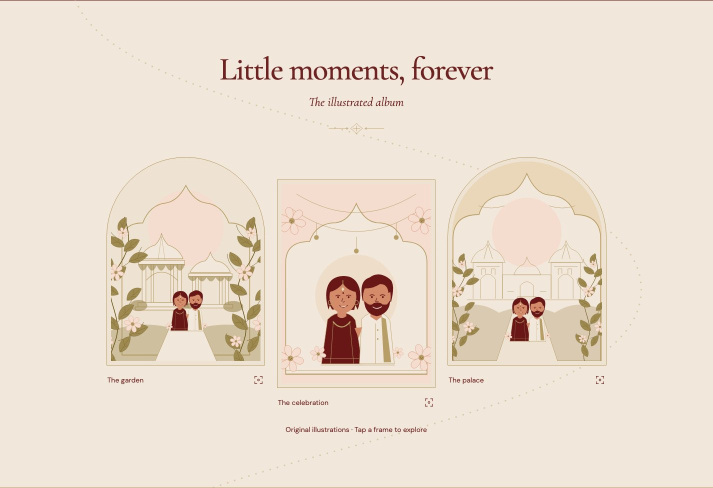
#> input picture work/screenshots/album-1440-section.jpg, 1425 x 976 px, given in place of hero-390-section.jpg, which was not available (shown at 1/2 size)
$ python finalize_reports.py
#> lines starting #> are read from the running program, lines starting #| are printed output that depends on the picture
from pathlib import Path
import json
from PIL import Image, ImageDraw

ROOT=Path(__file__).resolve().parents[2]
for size in [390,1440]:
    names=['hero','couple','countdown','celebrations','venue','album','site-footer']
    width=340 if size==390 else 500
    cards=[]
    for name in names:
        im=Image.open(ROOT/f'work/screenshots/{name}-{size}-section.jpg').convert('RGB')
#> im is the input picture: PIL image 1425x976 RGB; mean R, G, B 235.9, 223, 209
        im.thumbnail((width,750))
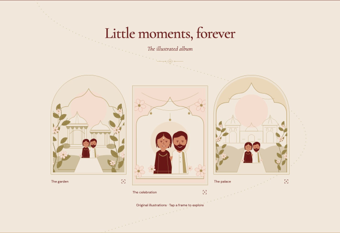
#> im: PIL image 340x233 RGB; mean R, G, B 236, 223.1, 209.1
        card=Image.new('RGB',(width,im.height+36),'#f2e7db')
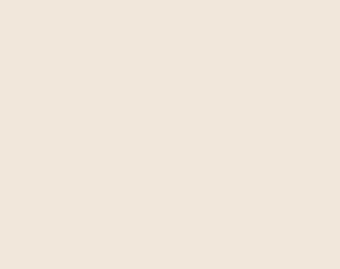
#> card: PIL image 340x269 RGB; mean R, G, B 242, 231, 219
        card.paste(im,((width-im.width)//2,36))
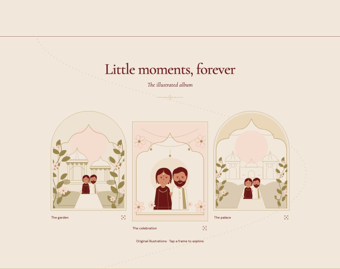
#> card: PIL image 340x269 RGB; mean R, G, B 236.8, 224.1, 210.4
        ImageDraw.Draw(card).text((10,10),f'{name} / {size}px',fill='#691617')
#> (the run stopped early here; a loop or call above may not have finished)

$ run again, on work/screenshots/countdown-1440-section.jpg
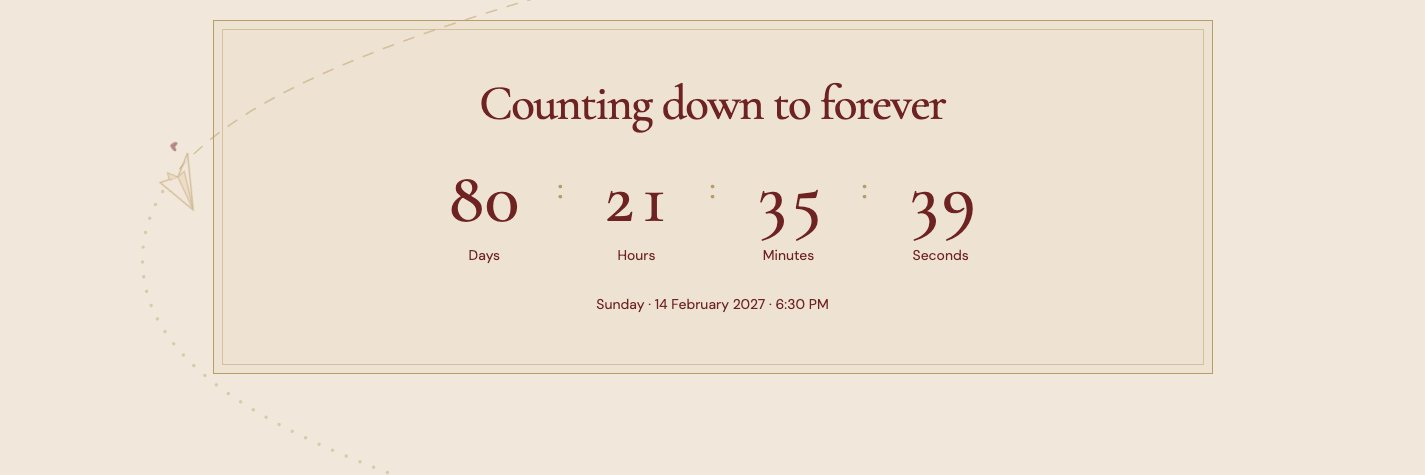
#> input picture work/screenshots/countdown-1440-section.jpg, 1425 x 475 px, given in place of hero-390-section.jpg, which was not available
#> im is the input picture: PIL image 1425x475 RGB; mean R, G, B 237.5, 225.7, 211.6
#> `im.thumbnail((width,750))`:
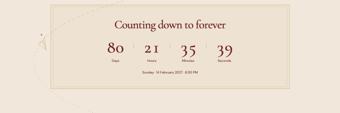
#> im: PIL image 340x113 RGB; mean R, G, B 237.6, 225.8, 211.6
#> `card.paste(im,((width-im.width)//2,36))`:
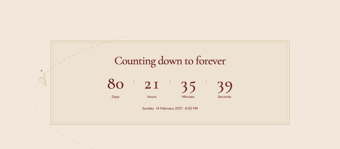
#> card: PIL image 340x149 RGB; mean R, G, B 238.6, 227, 213.4

$ run again, on work/screenshots/countdown-390-section.jpg
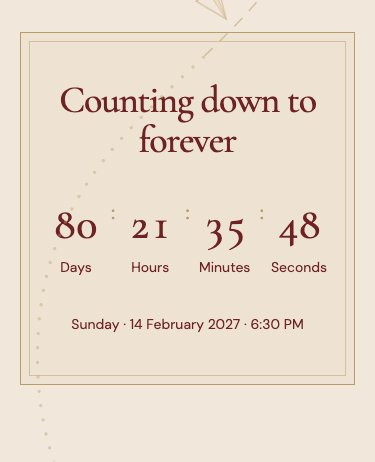
#> input picture work/screenshots/countdown-390-section.jpg, 375 x 462 px, given in place of hero-390-section.jpg, which was not available
#> im is the input picture: PIL image 375x462 RGB; mean R, G, B 234.8, 221.6, 206.8
#> im: PIL image 340x419 RGB
#> `card.paste(im,((width-im.width)//2,36))`:
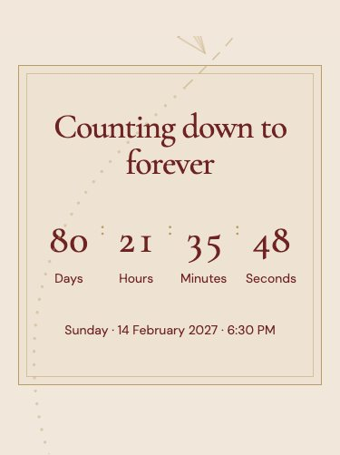
#> card: PIL image 340x455 RGB; mean R, G, B 235.3, 222.4, 207.8

$ run again, on work/screenshots/couple-1440-section.jpg
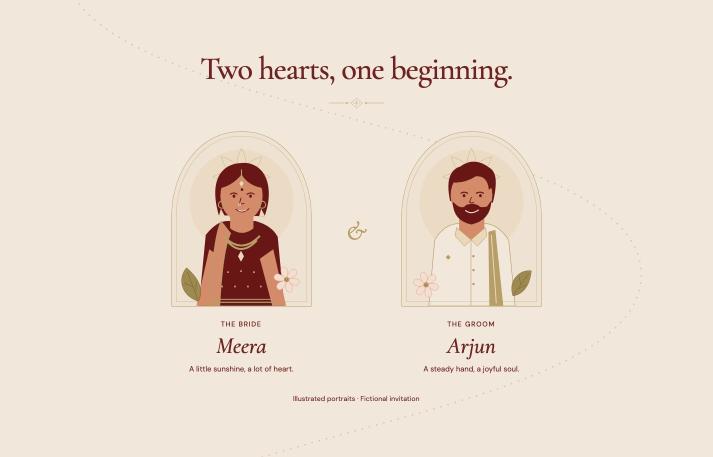
#> input picture work/screenshots/couple-1440-section.jpg, 1425 x 914 px, given in place of hero-390-section.jpg, which was not available (shown at 1/2 size)
#> im is the input picture: PIL image 1425x914 RGB; mean R, G, B 235.9, 222.7, 209.7
#> `im.thumbnail((width,750))`:
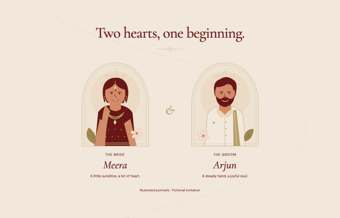
#> im: PIL image 340x218 RGB; mean R, G, B 236, 222.7, 209.8
#> `card.paste(im,((width-im.width)//2,36))`:
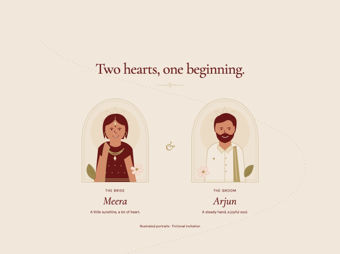
#> card: PIL image 340x254 RGB; mean R, G, B 236.8, 223.9, 211.1
